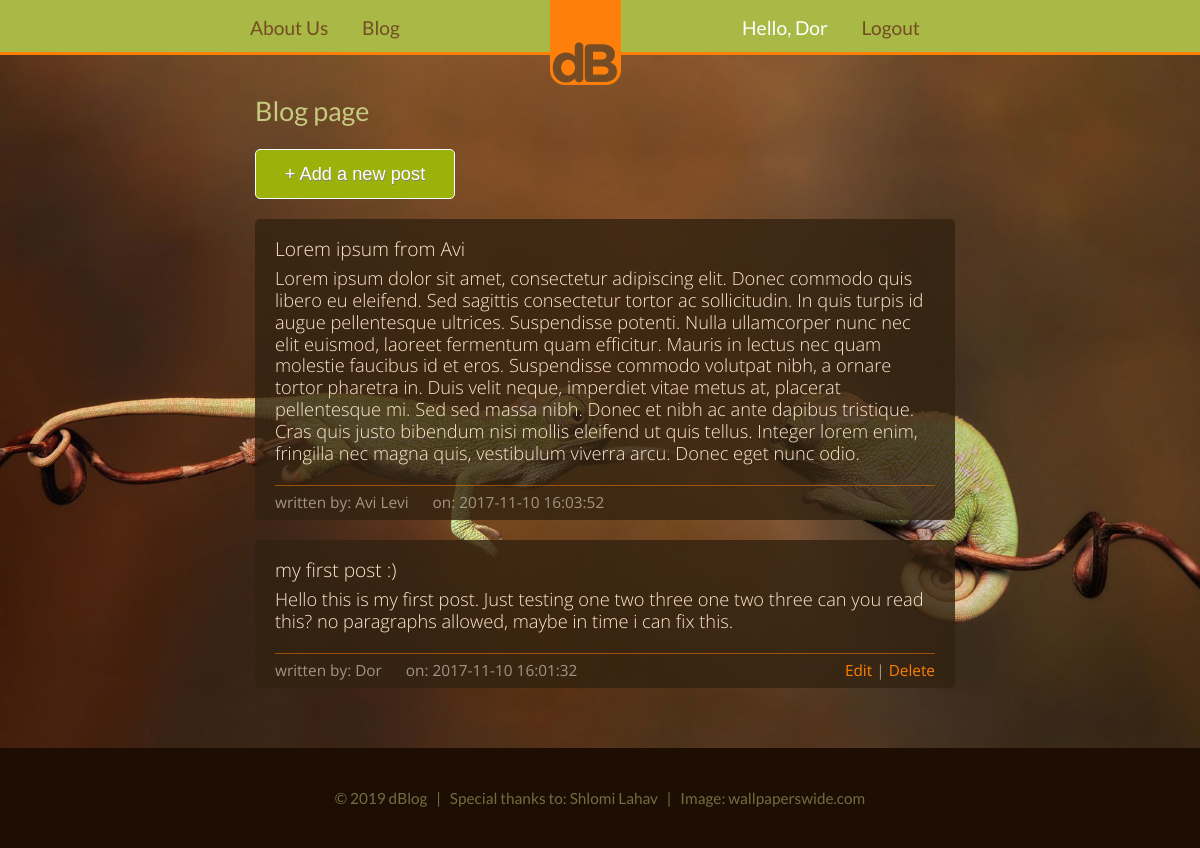
The page /blog.php (signed in) on the database its author committed.
### tables this page shows
CREATE TABLE `posts` (
  `id` int(11) NOT NULL,
  `user_id` int(11) NOT NULL,
  `title` varchar(255) NOT NULL,
  `article` text NOT NULL,
  `date` datetime NOT NULL
);

CREATE TABLE `users` (
  `id` int(11) NOT NULL,
  `name` varchar(255) NOT NULL,
  `email` varchar(255) NOT NULL,
  `password` varchar(255) NOT NULL
);

### blog.php (the view, shortened to what this page needs)
<?php
$page_title = 'Blog page';
$spacer = str_repeat('&nbsp;', 5) ;
$uid = $_SESSION['user_id'];
$link = mysqli_connect(MYSQL_HOST, MYSQL_USER, MYSQL_PWD, MYSQL_DB);
$sql = "SELECT u.name,p.* FROM posts p "
        . "JOIN users u ON u.id = p.user_id "
        . "ORDER BY p.date DESC";
$result = mysqli_query($link, $sql);
$posts = [];
    if( $result && mysqli_num_rows($result) > 0 ){
        while($row = mysqli_fetch_assoc($result)){
            $posts[] = $row;
        }
    }
?>
<?php include 'tpl/header.php';?>
    <main>
        <div class="content">
            <h1><?= $page_title; ?></h1><br>
            <p><input type="button" value=" + Add a new post " onclick="window.location = 'add_post.php';"></p>
            <br>
            <?php if( $posts ): ?>
            <?php foreach($posts as $post): ?>
            <div class="post_box">
                <div class="post_txt">
              <h3><?= htmlentities($post['title']); ?></h3>
              <p><?= htmlentities($post['article']); ?></p>
               </div>
                <div class="details">
                    <span class="left">written by: <?= htmlentities($post['name']).$spacer; ?> on: <?= $post['date']; ?></span>
                <?php if( $uid == $post['user_id'] ): ?>
                <span class="right">
                    <a href="update_post.php?pid=<?= $post['id']; ?>">Edit</a> |
					<a href="delete_post.php?pid=<?= $post['id']; ?>">Delete</a>
                </span>
                <?php endif; ?>
                </div>
            </div>
            <?php endforeach; ?>
            <?php endif; ?>
        </div>
    </main>
<?php include 'tpl/footer.php';?>

### tpl/header.php (shortened to what this page needs)
<!DOCTYPE html>
<html>
    <head>
        <link href="css/mainStyle.css" rel="stylesheet" type="text/css"/>
    </head>
<body class="wrapper">
    <header>
        <nav>
            <ul class="ul_site">
                <li><a href="about_us.php">About Us</a></li>
                <li><a href="blog.php">Blog</a></li>
            </ul>
            <div class="nav_logo"><a href="./"><img class="logo" src="img/logo4.png" alt="Logo"></a></div>
            <ul class="ul_user">
                <?php if( ! isset($_SESSION['user_id']) ): ?>
                <li><a href="signin.php">Sign In</a></li>
                <li><a href="signup.php">Create Account</a></li>
                <?php else: ?>
                <li>Hello, <?= htmlentities($_SESSION['user_name']); ?></li>
                <li><a href="logout.php">Logout</a></li>
                <?php endif; ?>
            </ul>
        </nav>
    </header>
    <br><br>

### tpl/footer.php (shortened to what this page needs)
        <footer>
            <h3>&copy <?= date('Y'); ?>&nbsp;dBlog &nbsp; | &nbsp; Special thanks to: Shlomi Lahav &nbsp; | &nbsp; Image: wallpaperswide.com </h3>
        </footer>
    </body>
</html>

### css/mainStyle.css (style rules this page uses)
* { box-sizing: border-box; }
body { font-family: 'Lato', sans-serif; font-size: 1.2em; color: white; background-image: url('../img/chameleons2.jpg'); background-size: cover; background-position-y: 55px; background-repeat: no-repeat; background-color: #FF8000; background-attachment: fixed; }
.wrapper { display: flex; min-height: 100vh; flex-direction: column; }
h1 { font-size: 1.4em; color: #C7CB7F; }
h3 { font-size: 0.8em; }
p { font-size: .95em; line-height: 1.2em; color: #ffe8d1; }
header { width:100%; background-color: #A8BA45; height: 55px; top: 0px; position: fixed; border-bottom: 3px solid #FF8000; }
nav { width: 700px; margin: 0 auto; display: flex; flex-direction: row; justify-content: space-between; }
nav ul li { display: inline-block; line-height: 55px; margin-right: 30px; }
nav ul li a { text-decoration: none; color: #754c24; }
main { flex: 1; }
main .content { width:750px; margin: 60px auto; padding-left:30px; padding-right: 50px; }
div .post_box { width: 700px; font-family: 'Open Sans', sans-serif; font-weight: 300; background-color: rgba(51,34,17, 0.8); border-radius: 5px; padding: 20px; margin-bottom: 20px; color: #ffe8d1; }
div .post_txt h3 { font-size: 1em;; margin-bottom: 10px; }
.details { border-top: 1px solid rgba(255,128,0, 0.5); height: 35px; width: 100%; top: 20px; position: absolute; position: relative; color: #a39486; font-weight: 400; }
.left { height: 20px; font-size: 0.8em; float: left; position: absolute; bottom: 5px; left: 0; }
.right { height: 20px; font-size: 0.8em; float: right; position: absolute; bottom: 5px; right: 0; }
.right a { color: #FF8000; text-decoration: none; }
input[type=button] { margin-top: 5px; width: 200px; height: 50px; border-radius: 5px; font-size: 1em; background-color: #9cb10a; border:1px solid white; color: white; text-shadow: .5px .5px gray; cursor: pointer; }
footer { background-color: #1E0D03; min-height: 100px; }
footer h3 { text-align: center; line-height: 100px; color: #C7CB7F; opacity: 0.5; }

### rows shown on the page
posts: title "Lorem ipsum from Avi", article "Lorem ipsum dolor sit amet, consectetur adipiscing elit. Donec commodo quis libero eu eleifend. Sed sagittis consectetur tortor ac sollicitudin. In quis turpis id augue pellentesque ultrices. Suspendisse potenti. Nulla ullamcorper nunc nec elit euismod, laoreet fermentum quam efficitur. Mauris in lectus nec quam molestie faucibus id et eros. Suspendisse commodo volutpat nibh, a ornare tortor pharetra in. Duis velit neque, imperdiet vitae metus at, placerat pellentesque mi. Sed sed massa nibh. Donec et nibh ac ante dapibus tristique. Cras quis justo bibendum nisi mollis eleifend ut quis tellus. Integer lorem enim, fringilla nec magna quis, vestibulum viverra arcu. Donec eget nunc odio.", user.name "Avi Levi", date "2017-11-10 16:03:52"
posts: title "my first post :)", article "Hello this is my first post. Just testing one two three one two three can you read this? no paragraphs allowed, maybe in time i can fix this.", user.name "Dor", date "2017-11-10 16:01:32"

### other values the page prints
$_SESSION['user_name'] "Dor"
$page_title "Blog page"
